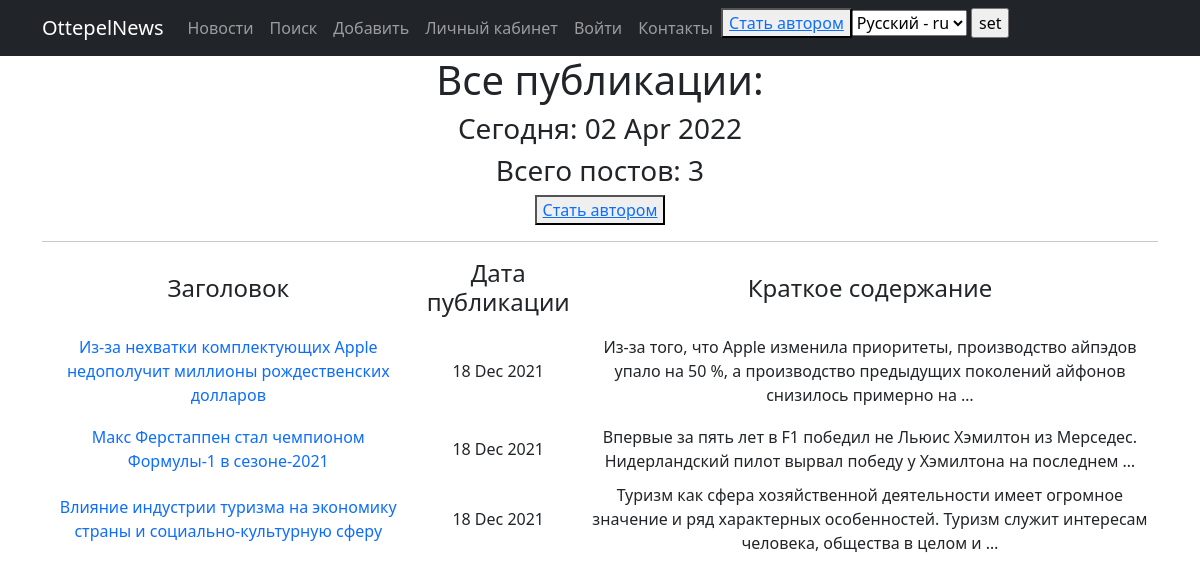
The page /news/ on the database as committed earlier.
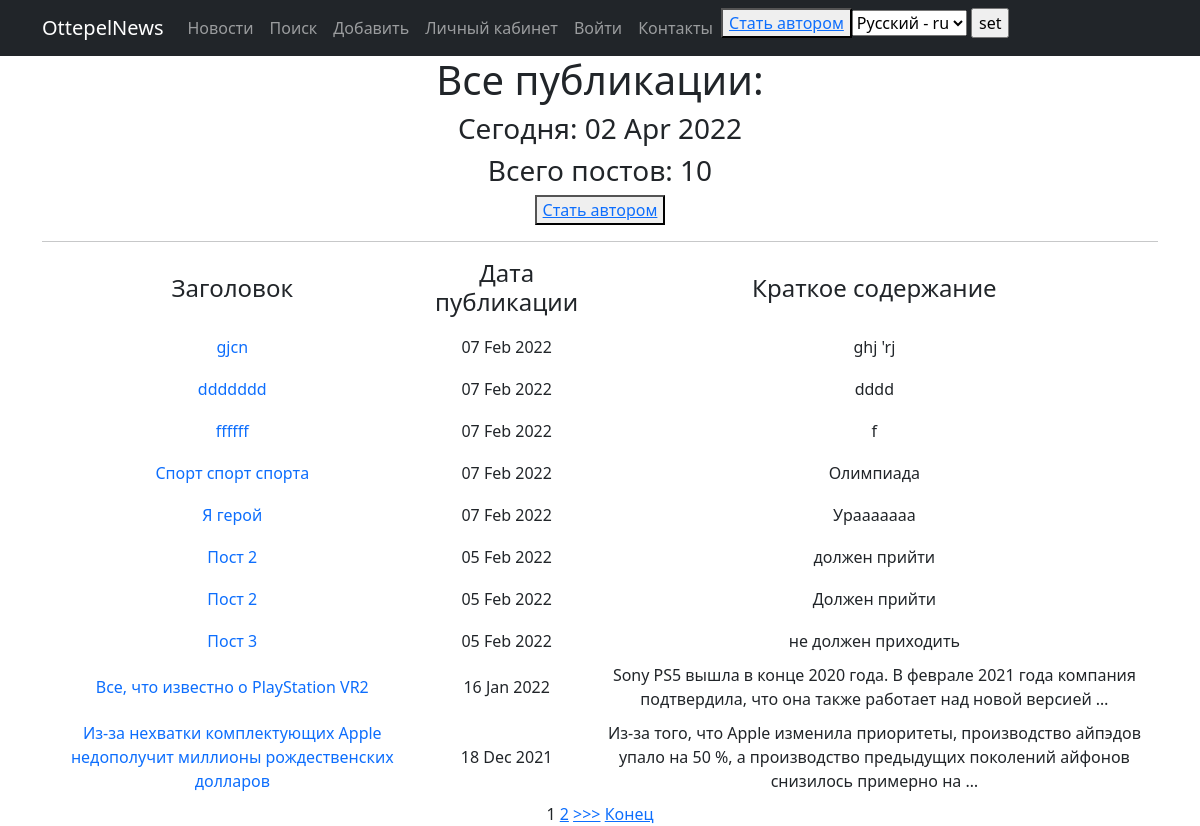
The same page on the database as committed later.
### news/models.py (models this page shows, shortened)
class Post(models.Model):
    article = 'AR'
    news = 'NW'
    CHOISE_CATEGORY = [
        (article, 'Статья' ),
        (news, 'Новость')
    ]
    author = models.ForeignKey(Author, on_delete = models.CASCADE, verbose_name = "Автор")
    type_category = models.CharField(max_length=2, choices= CHOISE_CATEGORY, default = news, verbose_name = "Категория")
    data_create = models.DateTimeField(auto_now_add=True, verbose_name = "Дата создания")
    post_category = models.ManyToManyField(Category, through= 'PostCategory')
    heading = models.CharField(max_length = 128, verbose_name = "Заголовок")
    text = models.TextField(verbose_name = "Содержание")
    rating = models.SmallIntegerField(default=0)

### news/views.py (the view)
# urls.py: path('',NewsList.as_view()),
class NewsList(ListView):
    model = Post  # указываем модель, объекты которой мы будем выводить
    template_name = 'news.html'  # указываем имя шаблона, в котором будет лежать HTML, в котором будут все инструкции о том, как именно пользователю должны вывестись наши объекты
    context_object_name = 'news'  # это имя списка, в котором будут лежать все объекты, его надо указать, чтобы обратиться к самому списку объектов через HTML-шаблон
    queryset = Post.objects.order_by('-data_create')
    paginate_by = 10
    def get_context_data(self, **kwargs):  #забираем отфильтрованные объекты переопределяя метод get_context_data у наследуемого класса (привет, полиморфизм, мы скучали!!!)
        context = super().get_context_data(**kwargs)
        context['time_now'] = datetime.utcnow()  # добавим переменную текущей даты time_now
        context['is_not_authors'] = not self.request.user.groups.filter(name='authors').exists()
        return context

### news/templatetags/custom_filters.py (called while the page is built)
@register.filter(name='censor')
def censor(value):
    censor_word = [
        'бля', 'блядь', 'гандон', 'дрочить', 'хуй', 'хуйло', 'шлюха', 'прошмандовка', 'шлюх',
        'пизда', 'еблан', 'манда', 'целка', 'ебать', 'пиздец', 'ебушки-воробушки', 'срать'
    ]
    censor_new = []
    for i in censor_word:
        slovo = censor_new.append(i[0]+'*'*(len(i)-2)+i[-1])
        value = value.replace(i, str(slovo))
    return value

### templates/news.html (shortened to what this page needs)
{% extends 'flatpages/default.html' %}
{% load i18n %}
{% load custom_filters %}
{% block content %}
<h1>Все публикации:</h1>
    <h3>Сегодня: {{ time_now|date:'d M Y' }}</h3>
    <h3>Всего постов: {{ news|length }} </h3>
    {% if is_not_authors %}
    <button> <a href="/sign/upgrade/">  Стать автором </a> </button>
    {% endif %}
    {% if news %}
        <table>
            <tr>
                <td>
                    <h4>Заголовок</h4>
                </td>
                <td>
                    <h4>Дата публикации</h4>
                </td>
                <td>
                    <h4>Краткое содержание</h4>
                </td>
            </tr>
            <hr>
            {% for news_one in news %}
                <tr>
                    <td>
                        <a class="nav-link" href="http://127.0.0.1:8000/news/{{ news_one.id }}">{{ news_one.heading |censor}}</a>
                    </td>
                    <td>
                        {{ news_one.data_create|date:'d M Y' }}
                    </td>
                    <td>
                        {{ news_one.text|truncatewords:20 |censor }}
                    </td>
                </tr>
            {% endfor %}
        </table>
    {% endif %}
{% if is_paginated  %}
    {% for num in page_obj.paginator.page_range %}
        {% if page_obj.number == num %}
            <a>{{ num }}</a>
        {% elif num > page_obj.number|add:'-3' and num < page_obj.number|add:'3' %}
            <a href="?page={{ num }}">{{ num }}</a>
        {% endif %}
    {% endfor %}
    {% if page_obj.has_next %}
        <a href="?page={{ page_obj.next_page_number }}">>>></a>
        <a href="?page={{ page_obj.paginator.num_pages }}">Конец</a>
    {% endif %}
{% endif %}
{% endblock content %}

Rows that differ between the two databases and show on the page:
no longer on this page (row unchanged): Post: heading|censor "Макс Ферстаппен стал чемпионом Формулы-1 в сезоне-2021", data_create "18 Dec 2021", text|censor "Впервые за пять лет в F1 победил не Льюис Хэмилтон из Мерседес. Нидерландский пилот вырвал победу у Хэмилтона на последнем …"
no longer on this page (row unchanged): Post: heading|censor "Влияние индустрии туризма на экономику страны и социально-культурную сферу", data_create "18 Dec 2021", text|censor "Туризм как сфера хозяйственной деятельности имеет огромное значение и ряд характерных особенностей. Туризм служит интересам человека, общества в целом и …"
added Post: heading|censor "gjcn", data_create "07 Feb 2022", text|censor "ghj 'rj"
added Post: heading|censor "ddddddd", data_create "07 Feb 2022", text|censor "dddd"
added Post: heading|censor "ffffff", data_create "07 Feb 2022", text|censor "f"
added Post: heading|censor "Спорт спорт спорта", data_create "07 Feb 2022", text|censor "Олимпиада"
added Post: heading|censor "Я герой", data_create "07 Feb 2022", text|censor "Урааааааа"
added Post: heading|censor "Пост 2", data_create "05 Feb 2022", text|censor "должен прийти"
added Post: heading|censor "Пост 2", data_create "05 Feb 2022", text|censor "Должен прийти"
added Post: heading|censor "Пост 3", data_create "05 Feb 2022", text|censor "не должен приходить"
added Post: heading|censor "Все, что известно о PlayStation VR2", data_create "16 Jan 2022", text|censor "Sony PS5 вышла в конце 2020 года. В феврале 2021 года компания подтвердила, что она также работает над новой версией …"
Other text that changed with them:
{{ news|length }}: "3" → "10"
new list line: "1"
new list line: "2"
text now shown: ">>> Конец"
